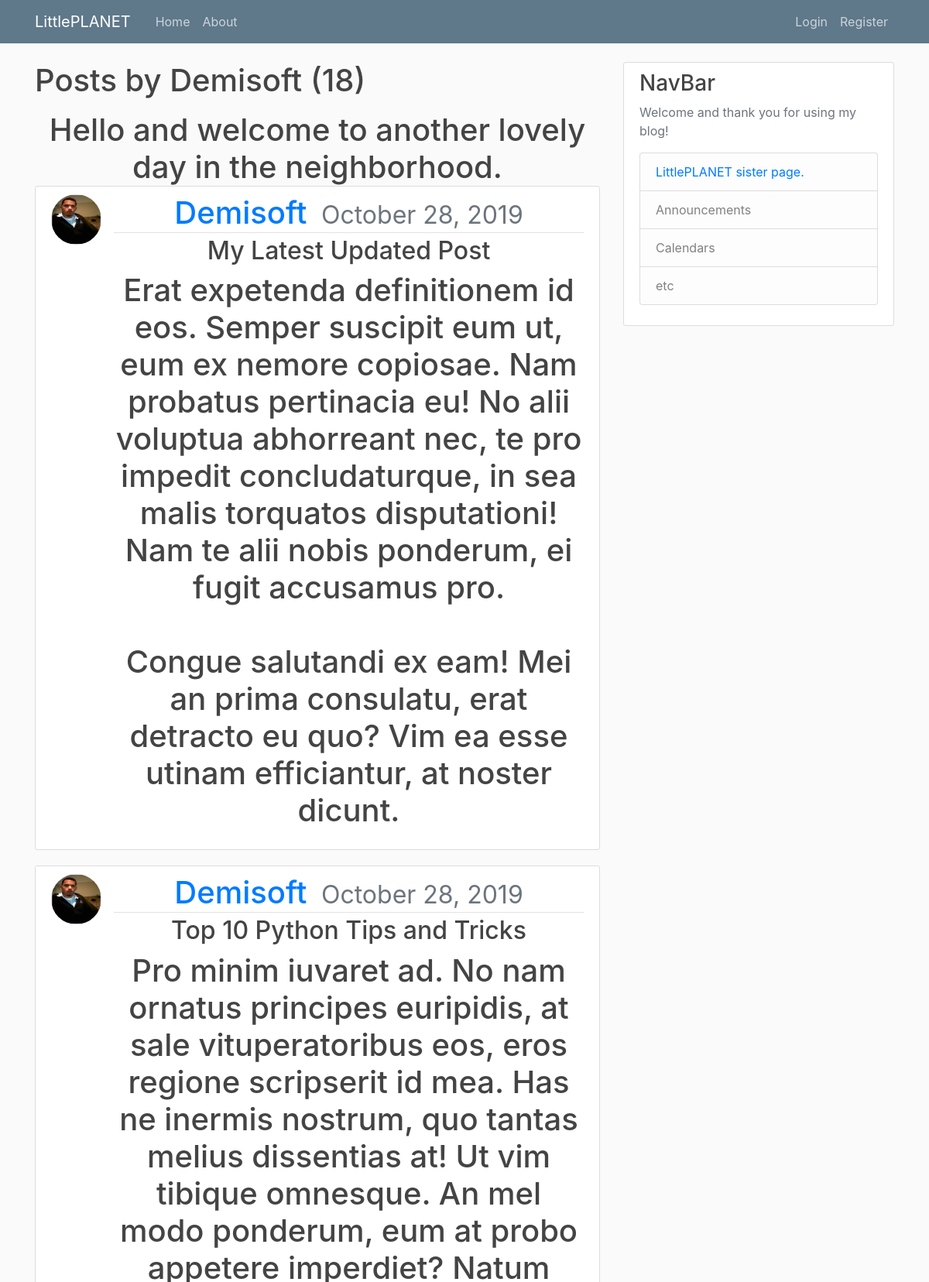
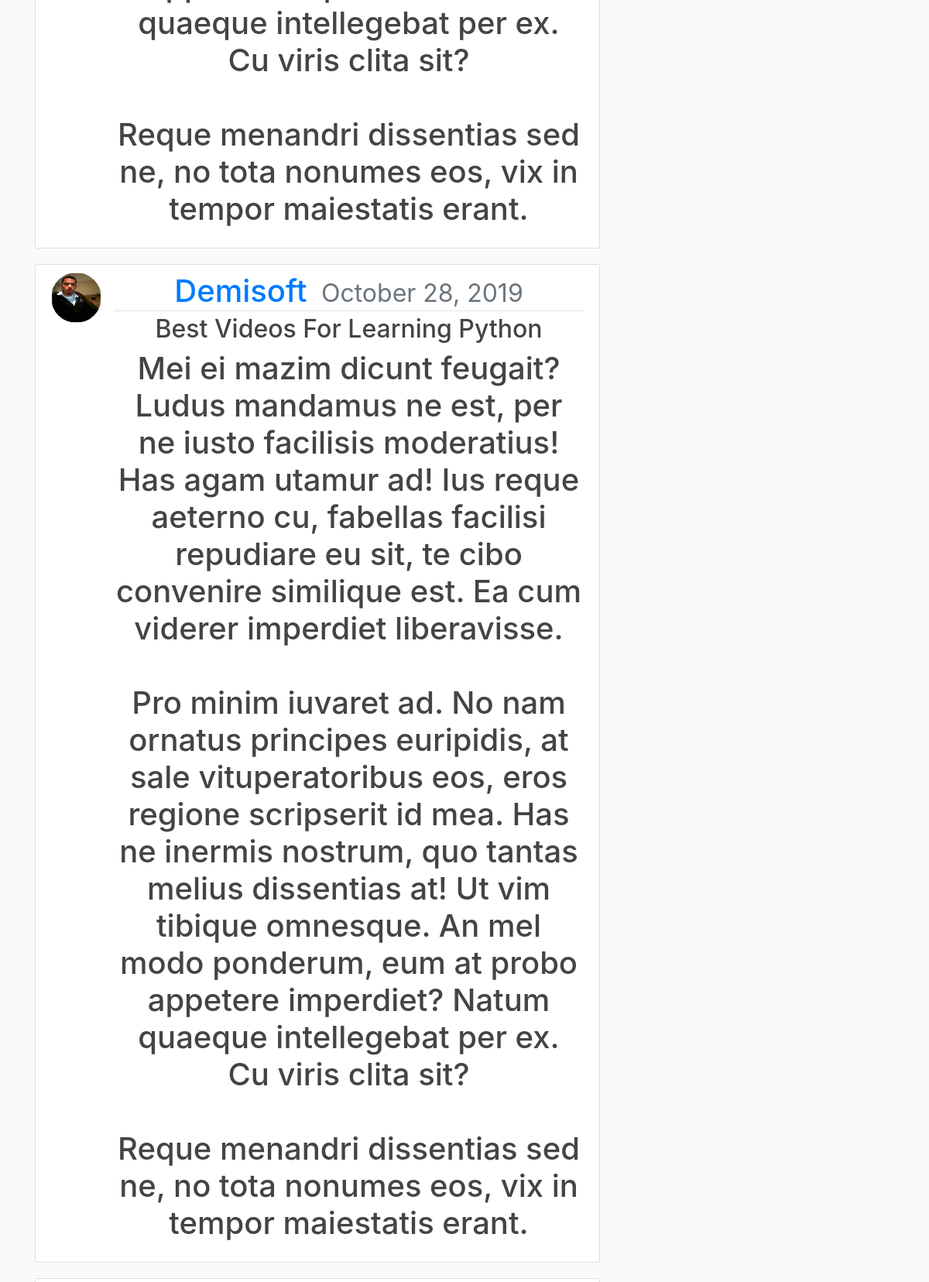
The page /user/Demisoft (upper part) on the database its author committed (2 pictures, top to bottom).
### blog/models.py (models this page shows, shortened)
class Post(models.Model):
    title = models.CharField(max_length=100)
    content = models.TextField()
    date_posted = models.DateTimeField(default=timezone.now)
    author = models.ForeignKey(User, on_delete=models.CASCADE)

### users/models.py (models this page shows, shortened)
class Profile(models.Model):
    user = models.OneToOneField(User, on_delete=models.CASCADE)
    image = models.ImageField(default='default.jpg', upload_to='profile_pics')

### blog/views.py (the view)
# urls.py: path('user/<str:username>', UserPostListView.as_view(), name='user-posts'),
class UserPostListView(ListView):
    model = Post
    template_name = 'blog/user_posts.html'
    context_object_name = 'posts'
    paginate_by = 5
    def get_queryset(self):
        user = get_object_or_404(User, username=self.kwargs.get('username'))
        return Post.objects.filter(author=user).order_by('-date_posted')

### blog/templates/blog/user_posts.html (shortened to what this page needs)
{% extends "blog/base.html" %}
{% block liver %}
	<h1 class="mb-3">Posts by {{ view.kwargs.username }} ({{ page_obj.paginator.count }})<h1>
	<center>Hello and welcome to another lovely day in the neighborhood.
	{% for post in posts %}
		<article class="media content-section">
		<img class="rounded-circle article-img" src="{{ post.author.profile.image.url }}">
	<div class="media-body">
		<div class="article-metadata">
			<a class="mr-2" href="{% url 'user-posts' post.author.username %}">{{ post.author }}</a>
				<small class="text-muted">{{ post.date_posted|date:"F d, Y" }}</small>
		</div>
		<h2><a class="article-title" href="{% url 'post-detail' post.id %}">{{ post.title }}</a></h2>
		<p class="article-content">{{ post.content }}</p>
	</div>
		</article>
	{% endfor %}
	</center>
{% endblock liver %}

### blog/static/blog/main.css (style rules this page uses)
body { background: #fafafa; color: #333333; margin-top: 5rem; }
h1, h2, h3, h4, h5, h6 { color: #444444; }
.content-section { background: #ffffff; padding: 10px 20px; border: 1px solid #dddddd; border-radius: 3px; margin-bottom: 20px; }
.article-title { color: #444444; }
.article-content { white-space: pre-line; }
.article-img { height: 65px; width: 65px; margin-right: 16px; }
.article-metadata { padding-bottom: 1px; margin-bottom: 4px; border-bottom: 1px solid #e3e3e3 }

### rows shown on the page
Post: author.profile.image (picture), author "Demisoft", date_posted "October 28, 2019", title "My Latest Updated Post", content "Erat expetenda definitionem id eos. Semper suscipit eum ut, eum ex nemore copiosae. Nam probatus pertinacia eu! No alii voluptua abhorreant nec, te pro impedit concludaturque, in sea malis torquatos disputationi! Nam te alii nobis ponderum, ei fugit accusamus pro. Congue salutandi ex eam! Mei an prima consulatu, erat detracto eu quo? Vim ea esse utinam efficiantur, at noster dicunt."
Post: author.profile.image (picture), author "Demisoft", date_posted "October 28, 2019", title "Top 10 Python Tips and Tricks", content "Pro minim iuvaret ad. No nam ornatus principes euripidis, at sale vituperatoribus eos, eros regione scripserit id mea. Has ne inermis nostrum, quo tantas melius dissentias at! Ut vim tibique omnesque. An mel modo ponderum, eum at probo appetere imperdiet? Natum quaeque intellegebat per ex. Cu viris clita sit? Reque menandri dissentias sed ne, no tota nonumes eos, vix in tempor maiestatis erant."
Post: author.profile.image (picture), author "Demisoft", date_posted "October 28, 2019", title "Best Videos For Learning Python", content "Mei ei mazim dicunt feugait? Ludus mandamus ne est, per ne iusto facilisis moderatius! Has agam utamur ad! Ius reque aeterno cu, fabellas facilisi repudiare eu sit, te cibo convenire similique est. Ea cum viderer imperdiet liberavisse. Pro minim iuvaret ad. No nam ornatus principes euripidis, at sale vituperatoribus eos, eros regione scripserit id mea. Has ne inermis nostrum, quo tantas melius dissentias at! Ut vim tibique omnesque. An mel modo ponderum, eum at probo appetere imperdiet? Natum quaeque intellegebat per ex. Cu viris clita sit? Reque menandri dissentias sed ne, no tota nonumes eos, vix in tempor maiestatis erant."

### other values the page prints
{{ view.kwargs.username }} "Demisoft"
{{ page_obj.paginator.count }} "18"
